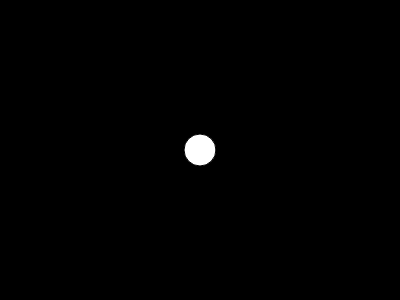
Frame 1 (no input)
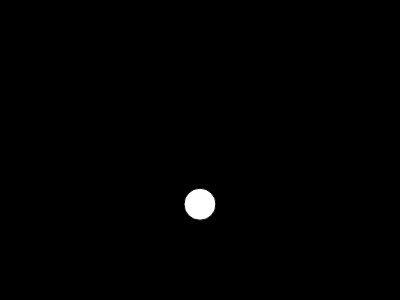
Frame 60 (no input)
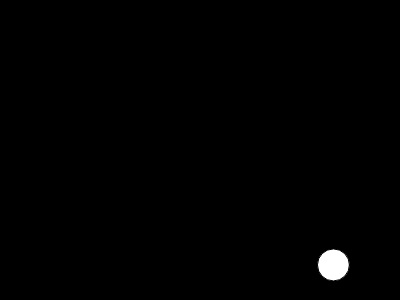
Frame 120 (the mouse pressed at the canvas centre since frame 60)

The p5.js sketch that drew these frames (run headless with seeded random() and noise() and a simulated clock; from frame 60 on, the mouse is pressed at the canvas centre):

// p5.js sketch
// ── sketch.js
var bouncer1;

function setup() {
  createCanvas(400,300);
  bouncer1 = new Bouncer(50);
}

function draw() {
  background(0);
  
  var gravity = createVector(0,0.3);
  bouncer1.applyForce(gravity);
  
  if (mouseIsPressed) {
    var wind = createVector(0.2, 0);
    bouncer1.applyForce(wind);
  }

  bouncer1.display();
  bouncer1.move();
}






// ── bouncer.js

function Bouncer() {
  this.pos = createVector(width/2,height/2);
  this.vel = createVector(0, 0);
  this.acc = createVector(0, 0);
  this.r = 16;

  this.move = function() {
    this.vel.add(this.acc);
    this.pos.add(this.vel);
    this.acc.mult(0);
    this.vel.mult(0.99);


    if (this.pos.y > height) {
      this.pos.y = height;
      this.vel.y *= -1;
    }
    if (this.pos.x > width) {
      this.pos.x = width;
      this.vel.x *= -1;
    }


  }

  this.applyForce = function(force) {
    this.acc.add(force);
  }


  this.display = function() {
    fill(255);
    ellipse(this.pos.x, this.pos.y, this.r*2,this.r*2);
  }
}
